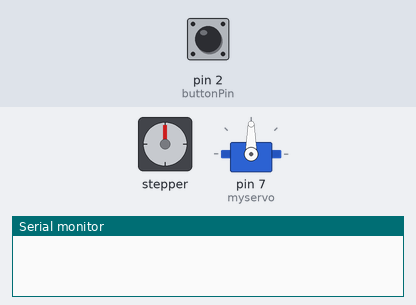
Simulated run of this sketch. Board: Arduino Uno, built with avr-gcc and run on an emulated ATmega328P. Parts: stepper motor, servo, the last lines printed to the serial monitor. Wiring (inferred from the names in the program): stepper motor driver (200 steps per turn assumed): step pin 3; direction pin 4. The inputs (shaded band) are chosen by the test bench; at power-on: pin 2 (buttonPin) LOW.

Above: at 1.2 s.
1.3 s: pin 2 (buttonPin) pulled HIGH for 0.15 s
At 8.5 s:
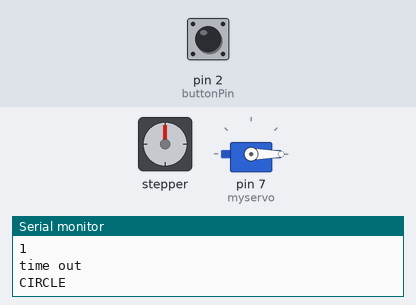
At 13.5 s:
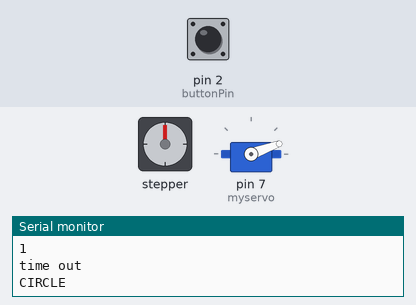
Timing chart, 0 to 25.1 s (numbered marks = the images above; inputs shaded):
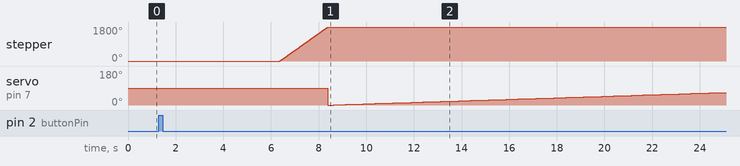

Measured:
- after the input at 1.3 s, stepper: turns 1800° clockwise in 2.0 s, starting after 5.1 s; servo on pin 7 (myservo): 90° → 0° after 7.1 s, → 1° 0.25 s later, → 2° 0.25 s later, → 3° 0.25 s later, … (67 changes in this stretch)

The sketch:

full_banananator.ino
```cpp
//BUTTON
int  buttonPin = 2;    // the pin that the pushbutton is attached to
// Variables will change:
int buttonPushCounter = 0;   // counter for the number of button presses
int buttonState = 0;         // current state of the button
int lastButtonState = 0;
bool buttonPressedRecently = false;
unsigned long startTime = 0;
unsigned long interval = 5000;

//SERVO
#include <Servo.h>
Servo myservo;  // create servo object to control a servo
// twelve servo objects can be created on most boards
int pos = 0;

//STEPPER
const int stepPin = 3; //pin for counting steps
const int dirPin = 4; //pin for determining direction


void setup() {
  Serial.begin(9600); // initialize serial communication

  //BUTTON
  // initialize the button pin as a input:
  pinMode(buttonPin, INPUT);

  //SERVO
  myservo.attach(7);  // attaches the servo on pin 7 to the servo object
  Servo myservo;  // create servo object to control a servo

  //STEPPER
  pinMode(stepPin,OUTPUT); // Sets the two pins as Outputs
  pinMode(dirPin,OUTPUT);

}

void loop() {
  // read the pushbutton input pin:
  buttonState = digitalRead(buttonPin);
  //Serial.println(buttonState);
  delay(50);
  //MACHINE IS ON STANDBY

  if ((buttonPressedRecently == true) & (millis () - startTime >= interval)){

        buttonPressedRecently = false;
        Serial.println("time out");

        if (buttonPushCounter <= 5){
          // CIRCLE
          Serial.println("CIRCLE");

          //stepper on for 5 fast cycles
          digitalWrite(dirPin,HIGH);
          for (int x = 0; x<1000; x++){
            digitalWrite(stepPin, LOW);
            delayMicroseconds(1000);
            digitalWrite(stepPin, HIGH);
            delayMicroseconds(1000);
          }


          int pos1 = 0;    // variable to store the servo position
          int pos2 = 70;
          //SERVO does 10 sweeps of 5 diff settings
          for (int i=0; i<5; i++){
            for (pos = pos1; pos <= pos2; pos += 1) { // goes from 0 degrees to 70 degrees
              // in steps of 1 degree
              myservo.write(pos);              // tell servo to go to position in variable 'pos'
              delay(250);                       // waits 250ms for the servo to reach the position
            }
            for (pos = pos2; pos >= pos1; pos -= 1) { // goes from 180 degrees to 0 degrees
              myservo.write(pos);              // tell servo to go to position in variable 'pos'
              delay(250);                       // waits 250ms for the servo to reach the position
            }
            pos1 = pos1 + 7;
            pos2 = pos2 - 7;
          }
          myservo.write(pos); // reset servo position to zero


        }else{
          //generates SQUARE
          Serial.println("SQUARE");
          //stepper on for 1 slow cycle
          digitalWrite(dirPin,HIGH);
          for (int x = 0; x<200; x++){
            digitalWrite(stepPin, LOW);
            delayMicroseconds(10000);
            digitalWrite(stepPin, HIGH);
            delayMicroseconds(10000);
          }
          //SERVO does 1 sweep
          for (pos = 0; pos <= 70; pos += 1) { // goes from 0 degrees to 70 degrees
              // in steps of 1 degree
              myservo.write(pos);              // tell servo to go to position in variable 'pos'
              delay(500);                       // waits 500ms for the servo to reach the position
            }
        myservo.write(pos); // reset servo position to zero


        }
        buttonPushCounter = 0;
      }

  // compare the buttonState to its previous state
  if (buttonState != lastButtonState) {
    // if the state has changed, increment the counter
      if (buttonState == HIGH) {

      // if the current state is HIGH then the button went from off to on:
      if (buttonPressedRecently == false) {
        startTime = millis();
        buttonPressedRecently = true;

      } else {
        buttonPushCounter ++;
      }


      //Serial.println("on");
      Serial.print("number of button pushes: ");
      Serial.println(buttonPushCounter);
      Serial.println(buttonPressedRecently);
      } else {

        // if the current state is LOW then the button went from on to off:
        //Serial.println("off");
      }


    // Delay a little bit to avoid bouncing
    delay(10);
  }
  // save the current state as the last state, for next time through the loop
  lastButtonState = buttonState;

}
```
